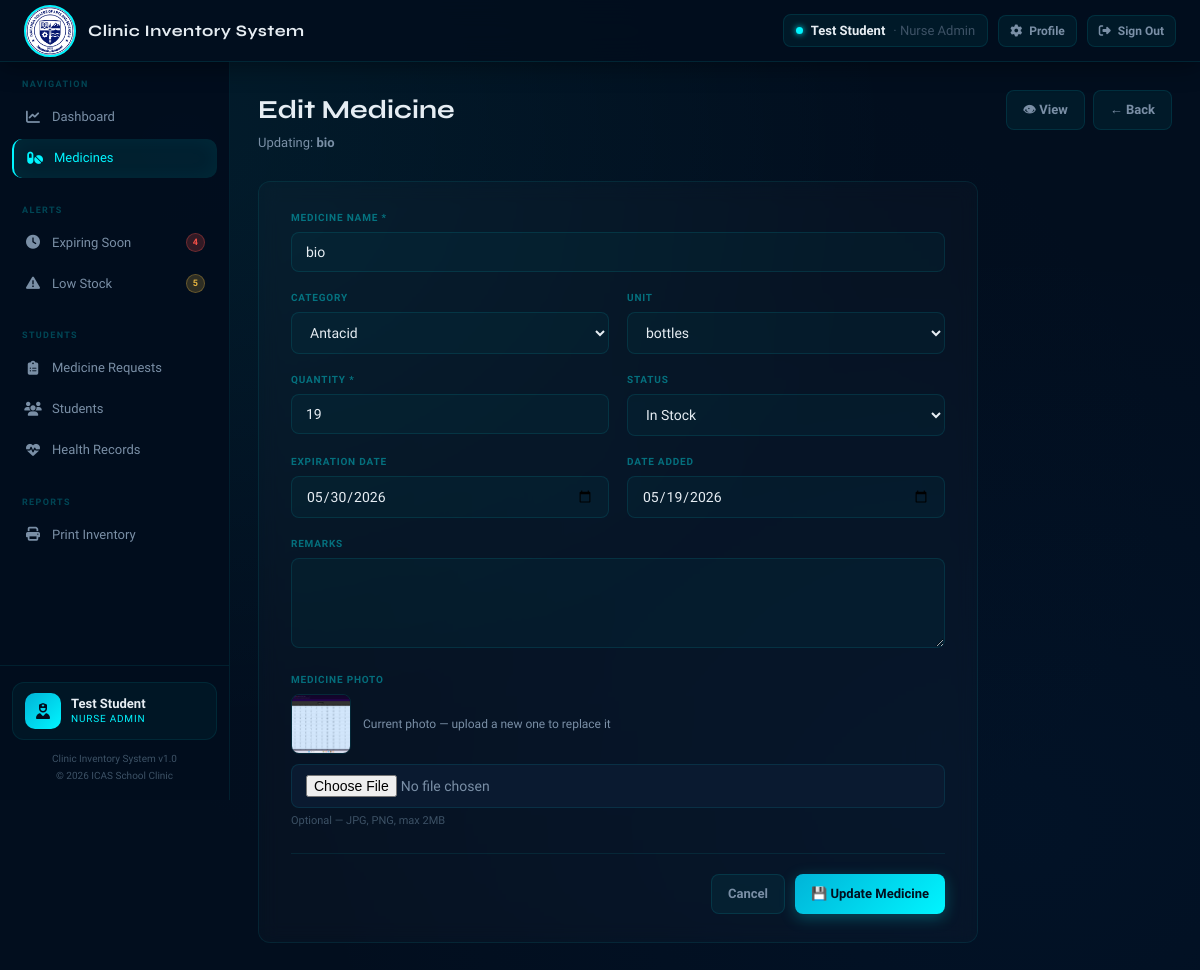
Page /edit_medicine.php?id=28 (signed in) on the committed database.
### tables this page shows
CREATE TABLE `medicines` (
  `medicine_id` int(11) NOT NULL,
  `medicine_name` varchar(100) NOT NULL,
  `category` varchar(50) DEFAULT NULL,
  `quantity` int(11) DEFAULT 0,
  `unit` varchar(20) DEFAULT NULL,
  `expiration_date` date DEFAULT NULL,
  `date_added` date DEFAULT NULL,
  `status` varchar(20) DEFAULT 'In Stock',
  `remarks` text DEFAULT NULL,
  `image` varchar(255) DEFAULT NULL
);

### edit_medicine.php (the view, shortened to what this page needs)
<?php
require_once __DIR__ . '/config/db.php';
require_once __DIR__ . '/config/helpers.php';
$id = (int)($_GET['id'] ?? 0);
$stmt = $conn->prepare("SELECT * FROM medicines WHERE medicine_id = ?");
$stmt->bind_param("i", $id);
$stmt->execute();
$med = $stmt->get_result()->fetch_assoc();
require_once __DIR__ . '/includes/header.php';
?>
<div class="page-header">
  <div><h1>Edit Medicine</h1><p>Updating: <strong><?= htmlspecialchars($med['medicine_name']) ?></strong></p></div>
  <div style="display:flex;gap:8px">
    <a href="view_medicine.php?id=<?= $id ?>" class="btn btn-secondary">👁 View</a>
    <a href="medicines.php" class="btn btn-secondary">← Back</a>
  </div>
</div>
<div class="form-card">
  <form method="POST" action="edit_medicine.php?id=<?= $id ?>" enctype="multipart/form-data">
    <div class="form-grid">
      <div class="field span2">
        <label>Medicine Name *</label>
        <input type="text" name="medicine_name" value="<?= htmlspecialchars($med['medicine_name']) ?>" required>
      </div>
      <div class="field">
        <label>Category</label>
        <select name="category"><?= categoryOptions($med['category'] ?? '') ?></select>
      </div>
      <div class="field">
        <label>Unit</label>
        <select name="unit"><?= unitOptions($med['unit'] ?? '') ?></select>
      </div>
      <div class="field">
        <label>Quantity *</label>
        <input type="number" name="quantity" min="0" value="<?= htmlspecialchars($med['quantity']) ?>" required>
      </div>
      <div class="field">
        <label>Status</label>
        <select name="status"><?= statusOptions($med['status'] ?? 'In Stock') ?></select>
      </div>
      <div class="field">
        <label>Expiration Date</label>
        <input type="date" name="expiration_date" value="<?= htmlspecialchars($med['expiration_date'] ?? '') ?>">
      </div>
      <div class="field">
        <label>Date Added</label>
        <input type="date" name="date_added" value="<?= htmlspecialchars($med['date_added'] ?? '') ?>">
      </div>
      <div class="field span2">
        <label>Remarks</label>
        <textarea name="remarks"><?= htmlspecialchars($med['remarks'] ?? '') ?></textarea>
      </div>
      <div class="field span2">
  <label>Medicine Photo</label>
  <?php if ($med['image']): ?>
    <div style="margin-bottom:10px;display:flex;align-items:center;gap:12px;">
      <img src="assets/uploads/medicines/<?= htmlspecialchars($med['image']) ?>"
           style="width:60px;height:60px;object-fit:cover;border-radius:8px;border:1px solid var(--border);">
      <span style="font-size:12px;color:var(--text2)">Current photo — upload a new one to replace it</span>
    </div>
  <?php endif; ?>
  <input type="file" name="medicine_image" accept="image/*"
         style="background:var(--surface2);border:1px solid var(--border);border-radius:8px;padding:10px 14px;width:100%;color:var(--text2);cursor:pointer;">
  <div class="hint">Optional — JPG, PNG, max 2MB</div>
</div>
    </div>
    <div class="form-actions">
      <a href="medicines.php" class="btn btn-secondary">Cancel</a>
      <button type="submit" class="btn btn-primary">💾 Update Medicine</button>
    </div>
  </form>
</div>
<?php require_once __DIR__ . '/includes/footer.php'; ?>

### assets/css/style.css (style rules this page uses)
:root { --bg: #020e1e; --surface: #071428; --surface2: #0a1a30; --surface3: #0d2040; --border: rgba(0,245,255,0.1); --border2: rgba(0,245,255,0.2); --accent: #00f5ff; --accent2: #00b4d8; --text: #e6edf3; --text2: #7a8fa6; --text3: #3d5266; --red: #f85149; --green: #3fb950; --yellow: #e3b341; --blue: #58a6ff; --purple: #bc8cff; --radius: 12px; --shadow: 0 8px 32px rgba(0,0,0,0.6); --topbar-h: 62px; }
*, *::before, *::after { margin:0; padding:0; box-sizing:border-box; }
body { font-family: 'Exo 2', sans-serif; background: var(--bg); background-image: radial-gradient(ellipse at 15% 15%, rgba(0,245,255,0.06) 0%, transparent 50%), radial-gradient(ellipse at 85% 85%, rgba(0,100,200,0.05) 0%, transparent 50%), radial-gradient(ellipse at 50% 50%, rgba(0,50,100,0.03) 0%, transparent 70%); background-attachment: fixed; color: var(--text); min-height: 100vh; font-size: 14px; line-height: 1.5; }
a { text-decoration: none; color: inherit; }
input, select, textarea, button { font-family: 'Exo 2', sans-serif; }
.page-header { display: flex; align-items: flex-start; justify-content: space-between; margin-bottom: 28px; gap: 16px; }
.page-header h1 { font-family: 'Syne', sans-serif; font-size: 26px; font-weight: 700; color: var(--text); }
.page-header p { color: var(--text2); font-size: 13px; margin-top: 4px; }
.btn { display: inline-flex; align-items: center; gap: 7px; padding: 9px 16px; border-radius: 8px; font-size: 13px; font-weight: 600; cursor: pointer; border: none; transition: all .2s; white-space: nowrap; text-decoration: none; font-family: 'Exo 2', sans-serif; }
.btn-primary { background: linear-gradient(135deg, #00b4d8, #00f5ff); color: #020e1e; box-shadow: 0 4px 15px rgba(0,245,255,0.25); }
.btn-secondary { background: rgba(0,245,255,0.05); color: var(--text2); border: 1px solid rgba(0,245,255,0.1); }
.form-card { background: rgba(255,255,255,0.02); border: 1px solid rgba(0,245,255,0.08); border-radius: var(--radius); padding: 28px 32px; max-width: 720px; backdrop-filter: blur(10px); }
.form-grid { display: grid; grid-template-columns: 1fr 1fr; gap: 18px; margin-bottom: 24px; }
.form-grid .span2 { grid-column: 1 / -1; }
.field label { display: block; font-size: 10px; font-weight: 700; text-transform: uppercase; letter-spacing: .08em; color: rgba(0,245,255,0.4); margin-bottom: 7px; }
.field input, .field select, .field textarea { width: 100%; background: rgba(0,245,255,0.03); border: 1px solid rgba(0,245,255,0.1); border-radius: 8px; padding: 11px 14px; font-size: 14px; color: var(--text); outline: none; transition: border-color .2s; }
.field input::placeholder, .field textarea::placeholder { color: var(--text3); }
.field textarea { min-height: 90px; resize: vertical; }
.field .hint { font-size: 11px; color: var(--text3); margin-top: 5px; }
.form-actions { display: flex; gap: 10px; justify-content: flex-end; padding-top: 20px; border-top: 1px solid rgba(0,245,255,0.08); }

### rows in the picture
medicines: medicine_name "bio", category "Antacid", unit "bottles", quantity "19", status "In Stock", expiration_date "05/30/2026", date_added "05/19/2026", image (picture)

### other values in the picture
getCurrentUser() "Test Student"
$expCount "4"
$lowCount "5"
